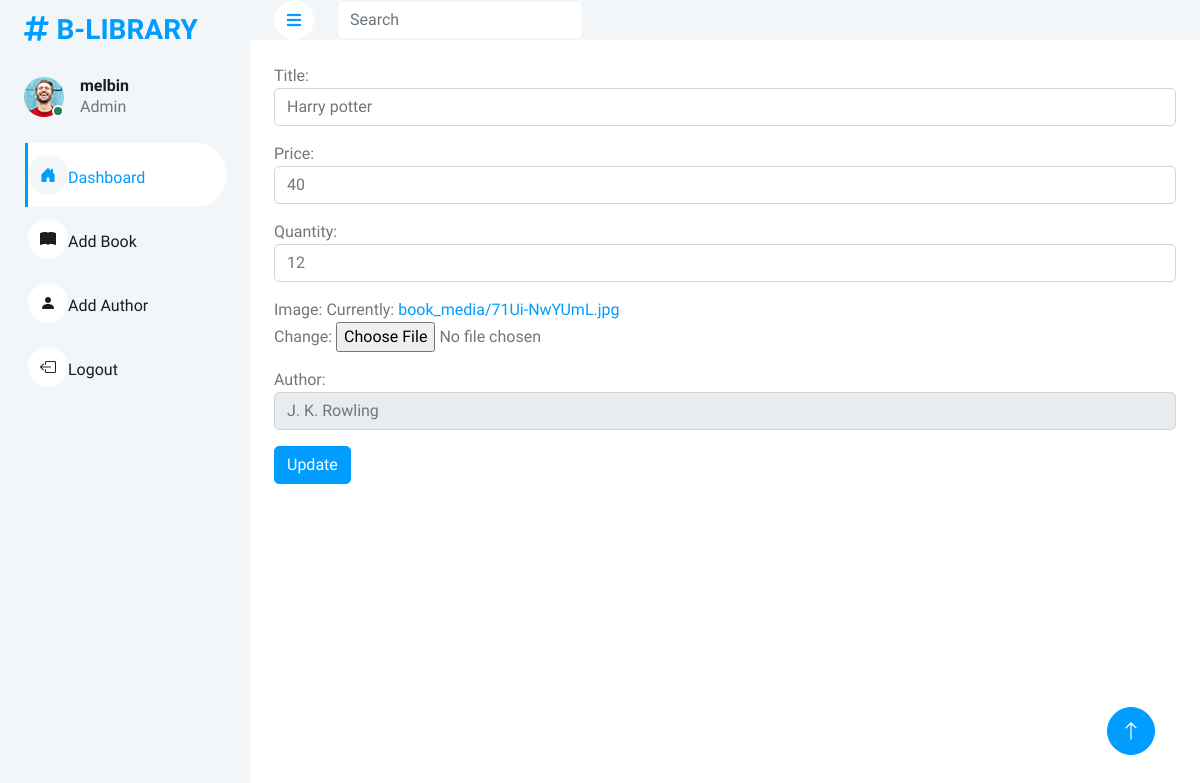
/Updatebook/3 (signed in), run on the app's committed database.
### bookapp/models.py (models this page shows, shortened)
class Book(models.Model):
    id = models.AutoField(primary_key=True)
    title=models.CharField(max_length=200)
    price=models.IntegerField()
    quantity=models.IntegerField()
    image=models.ImageField(upload_to='book_media')
    author = models.ForeignKey(Author,on_delete=models.CASCADE,null=True)

### bookapp/views.py (the view)
# urls.py: path("Updatebook/<int:book_id>", views.updateBook, name='update'),
def updateBook(request, book_id):
    name = request.session['username']
    book = Book.objects.get(id=book_id)
    if request.method == 'POST':
        form = BookForm(request.POST, request.FILES, instance=book)
        if form.is_valid():
            form.save()
            return redirect('view')
    else:
        form = BookForm(instance=book)
    return render(request, 'webadmin/update.html', {'form': form,'name':name})

### bookapp/forms.py
class BookForm(forms.ModelForm):
    class Meta:
        model = Book
        fields = '__all__'
        widgets = {
            'title': forms.TextInput(attrs={'class': 'form-control', 'placeholder': 'Enter the title'}),
            'author': forms.Select(attrs={'class': 'form-control', 'placeholder': 'select author'}),
            'price': forms.NumberInput(attrs={'class': 'form-control', 'placeholder': 'Enter the price'}),
            'quantity': forms.NumberInput(attrs={'class': 'form-control', 'placeholder': 'Enter quantity'})
        }

### bookapp/models.py (called while the page is built)
    def __str__(self):
        return '{}'.format(self.name)

### templates/webadmin/update.html (shortened to what this page needs)
{% extends 'webadmin/index.html' %}
{% load static %}
{% block content %}
<div class="sidebar pe-4 pb-3">
    <nav class="navbar bg-light navbar-light">
        <a href="#" class="navbar-brand mx-4 mb-3">
            <h3 class="text-primary"><i class="fa fa-hashtag me-2"></i>B-LIBRARY</h3>
        </a>
        <div class="d-flex align-items-center ms-4 mb-4">
            <div class="position-relative">
                <img class="rounded-circle" src="{% static 'img/user.jpg' %}" alt=""
                    style="width: 40px; height: 40px;" />
                <div
                    class="bg-success rounded-circle border border-2 border-white position-absolute end-0 bottom-0 p-1">
                </div>
            </div>
            <div class="ms-3">
                <h6 class="mb-0">{{ name }}</h6>
                <span>Admin</span>
            </div>
        </div>
        <div class="navbar-nav w-100">
            <a href="{% url 'view' %}" class="nav-item nav-link active"><i class="bi bi-house-door-fill"></i>Dashboard</a>
            <a href="{% url 'add' %}" class="nav-item nav-link"><i class="bi bi-book-fill"></i>Add Book</a>
            <a href="{% url 'AddAuthor' %}" class="nav-item nav-link"><i class="bi bi-person-fill"></i>Add Author</a>
            <a href="{% url 'logout' %}" class="nav-item nav-link"><i class="bi bi-box-arrow-left"></i>Logout</a>
        </div>
    </nav>
</div>
<form action="" method="post" enctype="multipart/form-data">
    {{ form.as_p }}
    <input type="submit" name="submit" value="Update" class="btn btn-primary" />
</form>
{% endblock %}

### static/css/style.css (style rules this page uses)
:root { --primary: #009CFF; --light: #F3F6F9; --dark: #191C24; }
.btn { transition: .5s; }
.btn.btn-primary { color: #FFFFFF; }
.sidebar { position: fixed; top: 0; left: 0; bottom: 0; width: 250px; height: 100vh; overflow-y: auto; background: var(--light); transition: 0.5s; z-index: 999; }
@media (min-width: 992px) { .sidebar { margin-left: 0; } }
.sidebar .navbar .navbar-nav .nav-link { padding: 7px 20px; color: var(--dark); font-weight: 500; border-left: 3px solid var(--light); border-radius: 0 30px 30px 0; outline: none; }
.sidebar .navbar .navbar-nav .nav-link:hover, .sidebar .navbar .navbar-nav .nav-link.active { color: var(--primary); background: #FFFFFF; border-color: var(--primary); }
.sidebar .navbar .navbar-nav .nav-link i { width: 40px; height: 40px; display: inline-flex; align-items: center; justify-content: center; background: #FFFFFF; border-radius: 40px; }
.sidebar .navbar .navbar-nav .nav-link:hover i, .sidebar .navbar .navbar-nav .nav-link.active i { background: var(--light); }
.content .navbar .navbar-nav .nav-link { margin-left: 25px; padding: 12px 0; color: var(--dark); outline: none; }
.content .navbar .navbar-nav .nav-link:hover, .content .navbar .navbar-nav .nav-link.active { color: var(--primary); }
.content .navbar .sidebar-toggler, .content .navbar .navbar-nav .nav-link i { width: 40px; height: 40px; display: inline-flex; align-items: center; justify-content: center; background: #FFFFFF; border-radius: 40px; }

### data on the page
Book: title "Harry potter", price "40", quantity "12", author "J. K. Rowling"

### other printed values
{{ name }} "melbin"
